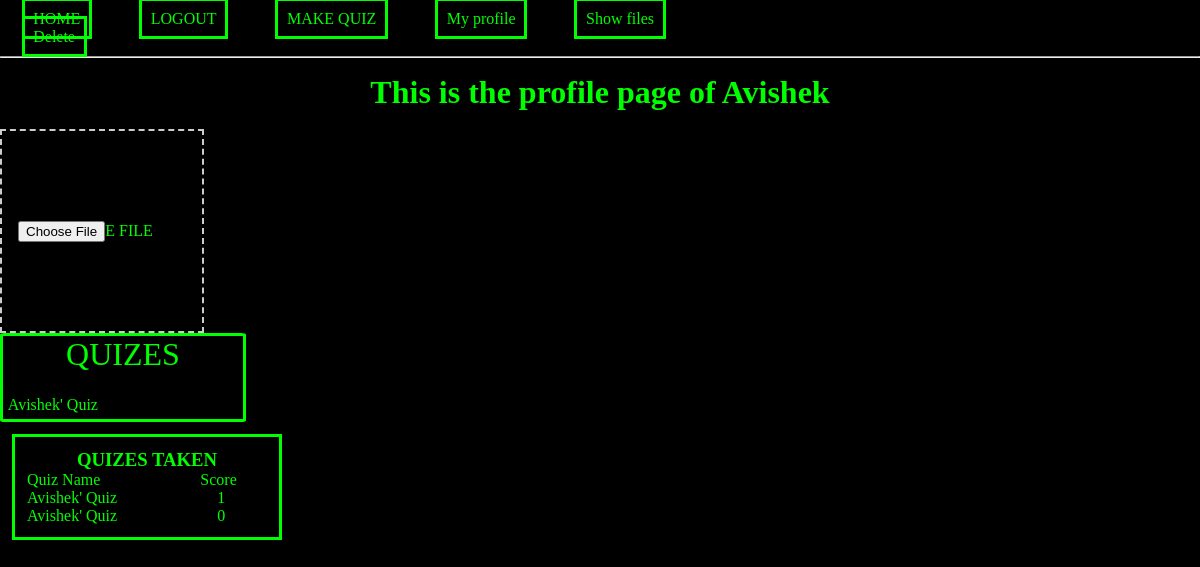
/profile/my_profile (signed in), run on an earlier commit of the app's database.
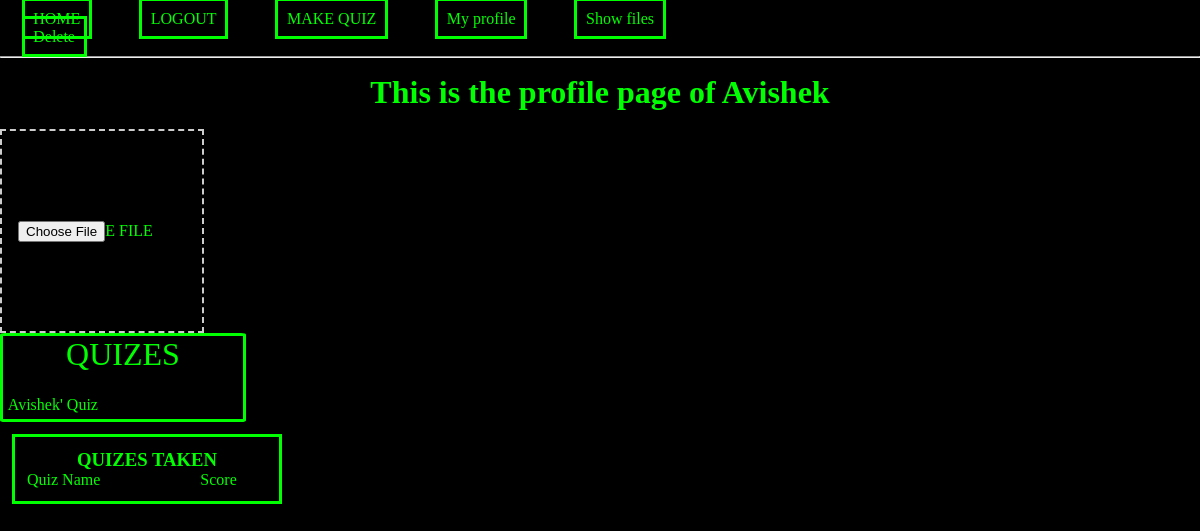
And on a later commit of the database.
### website/models.py (models this page shows)
class Quiz(db.Model):
    __tablename__ = 'quizzes'
    quiz_id = db.Column(db.Integer, primary_key=True)
    user_id = db.Column(db.Integer, db.ForeignKey('users.id'))
    quiz_title = db.Column(db.String)
    quiz_description = db.Column(db.String)
    user = db.relationship("User")

class Score(db.Model):
    __tablename__ = 'score'
    id = db.Column(db.Integer, primary_key=True)
    quiz_id = db.Column(db.Integer)
    user_id = db.Column(db.Integer)
    user_score = db.Column(db.Integer)

### website/views.py (the view)
@views.route('/profile/my_profile')
@login_required
def show_user_profile():
    quiz_query = Quiz.query.filter(Quiz.user_id == current_user.id).all()
    quiz_taken_query1 = Score.query.filter(Score.user_id == current_user.id).all()
    if quiz_taken_query1:
        quiz_taken_query2 =[]
        for x in quiz_taken_query1:
            quiz_taken_query2.append(Quiz.query.filter(Quiz.quiz_id == x.quiz_id).all())
        return render_template('profile.html', user = current_user, quizes = quiz_query, quiz_taken1 = quiz_taken_query1, quiz_taken2 = quiz_taken_query2)
    else:
        return render_template('profile.html', user = current_user, quizes = quiz_query)

### website/__init__.py (called while the page is built)
def create_app():
    app = Flask(__name__)
    app.config['SECRET_KEY'] = 'delta_<3'
    app.config['SQLALCHEMY_DATABASE_URI'] = f'sqlite:///{DB_NAME}'
    db.init_app(app)
    from .views import views
    from .auth import auth
    app.register_blueprint(views, url_prefix = '/')
    app.register_blueprint(auth, url_prefix = '/')
    from .models import User
    with app.app_context():
        db.create_all()
    login_manager = LoginManager()
    login_manager.login_view = 'auth.login'
    login_manager.init_app(app)
    @login_manager.user_loader
    def load_user(id):
        return User.query.get(int(id))
    return app

### website/templates/profile.html (shortened to what this page needs)
{%extends "base.html"%}
{%block head%}
<link rel="stylesheet" href= "{{ url_for('static',filename='styles/profile.css') }}">
{%endblock%}
{%block content%}
{%if user.first_name%}
    <h1 align="center" class="heading">This is the profile page of {{user.first_name}}</h1>
{%else%}
 <h1 class="heading">  This is the profile page of {{user}} </h1>
 {%endif%}
 <br>
 <div class="upload-container">
    <input type="file" id="file-input" name="profile_pic">
    <label for="file" id="upload_btn"> CHOOSE FILE</label>
  </div>
<div class="container">
<div class="quiz_container">
    <span class="container_title">QUIZES</span>
    <br>
    <div class="profile_quizes">
        {%for x in quizes%}
                <a class="links" href="/quiz_taker/{{x.quiz_id}}">{{x.quiz_title}}</a>
        {%endfor%}
    </div>
</div>
<div class="quiz_taken">
    <h3 align= "center"> QUIZES TAKEN</h3>
    <span class="text1"> Quiz Name</span>
    <span class="text2"> Score </span>
    <br>
    {% for i in range(quiz_taken1|length) %}
    <span class="text1">{{quiz_taken2[i][0].quiz_title}}</span>
    <span class="text2"> {{quiz_taken1[i].user_score}}</span>
    <br>
 {% endfor %}
</div>
</div>
{%endblock%}

What changed in the data, as far as the page shows it:
no longer on this page (row edited): Score: user_score "1"
no longer on this page (row edited): Score: user_score "0"
Also different on the page:
list line gone: "Avishek' Quiz"
